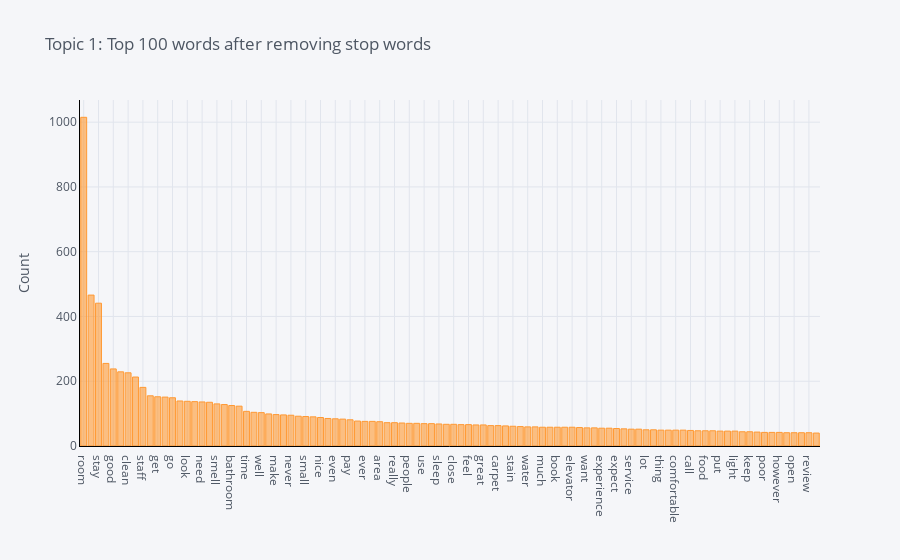

Notebook code cell kept with this figure:
### Code cell
plot_model(model=lda, plot = 'frequency', topic_num = 'Topic 1')

### Figure 1 — Plotly figure (JSON) as saved in the notebook; plotly's stock layout.template omitted (floating-point values rounded to 4 significant figures)
{"data": [{"marker": {"color": "rgba(255, 153, 51, 0.6)", "line": {"color": "rgba(255, 153, 51, 1.0)", "width": 1}}, "name": "count", "orientation": "v", "text": "", "type": "bar", "x": ["room", "hotel", "stay", "bad", "good", "night", "clean", "bed", "staff", "place", "get", "dirty", "go", "breakfast", "look", "check", "need", "old", "smell", "floor", "bathroom", "door", "time", "work", "well", "see", "make", "location", "never", "shower", "small", "give", "nice", "first", "even", "day", "pay", "front_desk", "ever", "come", "area", "price", "really", "find", "people", "next", "use", "leave", "sleep", "say", "close", "tell", "feel", "walk", "great", "run", "carpet", "take", "stain", "friendly", "water", "also", "much", "sheet", "book", "towel", "elevator", "pool", "want", "bug", "experience", "back", "expect", "ask", "service", "guest", "lot", "noise", "thing", "morning", "comfortable", "smoke", "call", "wall", "food", "terrible", "put", "property", "light", "loud", "keep", "break", "poor", "try", "however", "seem", "open", "window", "review", "way"], "y": [1015, 466, 441, 255, 238, 229, 226, 213, 181, 155, 152, 151, 149, 139, 138, 137, 136, 135, 130, 128, 125, 123, 107, 104, 103, 99, 97, 96, 95, 92, 91, 90, 88, 85, 84, 83, 81, 77, 76, 76, 75, 72, 72, 71, 70, 70, 69, 69, 68, 67, 67, 66, 66, 65, 65, 63, 63, 62, 61, 60, 59, 59, 58, 58, 58, 58, 58, 57, 56, 56, 55, 55, 54, 53, 52, 52, 50, 50, 49, 49, 49, 49, 48, 47, 47, 47, 46, 46, 46, 44, 44, 43, 42, 42, 42, 41, 41, 41, 41, 40]}], "layout": {"legend": {"bgcolor": "#F5F6F9", "font": {"color": "#4D5663"}}, "paper_bgcolor": "#F5F6F9", "plot_bgcolor": "#F5F6F9", "title": {"font": {"color": "#4D5663"}, "text": "Topic 1: Top 100 words after removing stop words"}, "xaxis": {"gridcolor": "#E1E5ED", "linecolor": "black", "showgrid": true, "tickfont": {"color": "#4D5663"}, "title": {"font": {"color": "#4D5663"}, "text": ""}, "zerolinecolor": "#E1E5ED"}, "yaxis": {"gridcolor": "#E1E5ED", "linecolor": "black", "showgrid": true, "tickfont": {"color": "#4D5663"}, "title": {"font": {"color": "#4D5663"}, "text": "Count"}, "zerolinecolor": "#E1E5ED"}}}
